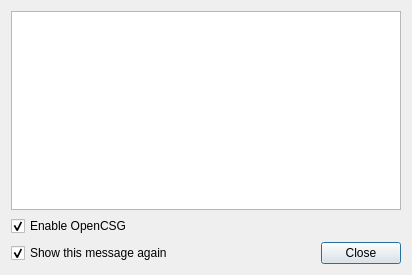
<?xml version="1.0" encoding="UTF-8"?>
<ui version="4.0">
 <class>OpenCSGWarningDialog</class>
 <widget class="QDialog" name="OpenCSGWarningDialog">
  <property name="geometry">
   <rect>
    <x>0</x>
    <y>0</y>
    <width>412</width>
    <height>275</height>
   </rect>
  </property>
  <property name="windowTitle">
   <string>OpenGL Warning</string>
  </property>
  <layout class="QVBoxLayout" name="verticalLayout">
   <item>
    <widget class="QTextEdit" name="warningText">
     <property name="readOnly">
      <bool>true</bool>
     </property>
     <property name="html">
      <string>&lt;!DOCTYPE HTML PUBLIC &quot;-//W3C//DTD HTML 4.0//EN&quot; &quot;http://www.w3.org/TR/REC-html40/strict.dtd&quot;&gt;
&lt;html&gt;&lt;head&gt;&lt;meta name=&quot;qrichtext&quot; content=&quot;1&quot; /&gt;&lt;style type=&quot;text/css&quot;&gt;
p, li { white-space: pre-wrap; }
&lt;/style&gt;&lt;/head&gt;&lt;body style=&quot; font-family:'Lucida Grande'; font-size:13pt; font-weight:400; font-style:normal;&quot;&gt;
&lt;p style=&quot;-qt-paragraph-type:empty; margin-top:0px; margin-bottom:0px; margin-left:0px; margin-right:0px; -qt-block-indent:0; text-indent:0px;&quot;&gt;&lt;/p&gt;&lt;/body&gt;&lt;/html&gt;</string>
     </property>
    </widget>
   </item>
   <item>
    <widget class="QCheckBox" name="enableOpenCSGBox">
     <property name="text">
      <string>Enable OpenCSG</string>
     </property>
     <property name="checked">
      <bool>true</bool>
     </property>
    </widget>
   </item>
   <item>
    <layout class="QHBoxLayout" name="horizontalLayout">
     <item>
      <widget class="QCheckBox" name="showBox">
       <property name="text">
        <string>Show this message again</string>
       </property>
       <property name="checked">
        <bool>true</bool>
       </property>
      </widget>
     </item>
     <item>
      <spacer name="horizontalSpacer">
       <property name="orientation">
        <enum>Qt::Horizontal</enum>
       </property>
       <property name="sizeHint" stdset="0">
        <size>
         <width>40</width>
         <height>20</height>
        </size>
       </property>
      </spacer>
     </item>
     <item>
      <widget class="QPushButton" name="closeButton">
       <property name="text">
        <string>Close</string>
       </property>
      </widget>
     </item>
    </layout>
   </item>
  </layout>
 </widget>
 <resources/>
 <connections>
  <connection>
   <sender>closeButton</sender>
   <signal>clicked()</signal>
   <receiver>OpenCSGWarningDialog</receiver>
   <slot>accept()</slot>
   <hints>
    <hint type="sourcelabel">
     <x>361</x>
     <y>246</y>
    </hint>
    <hint type="destinationlabel">
     <x>205</x>
     <y>137</y>
    </hint>
   </hints>
  </connection>
 </connections>
</ui>
